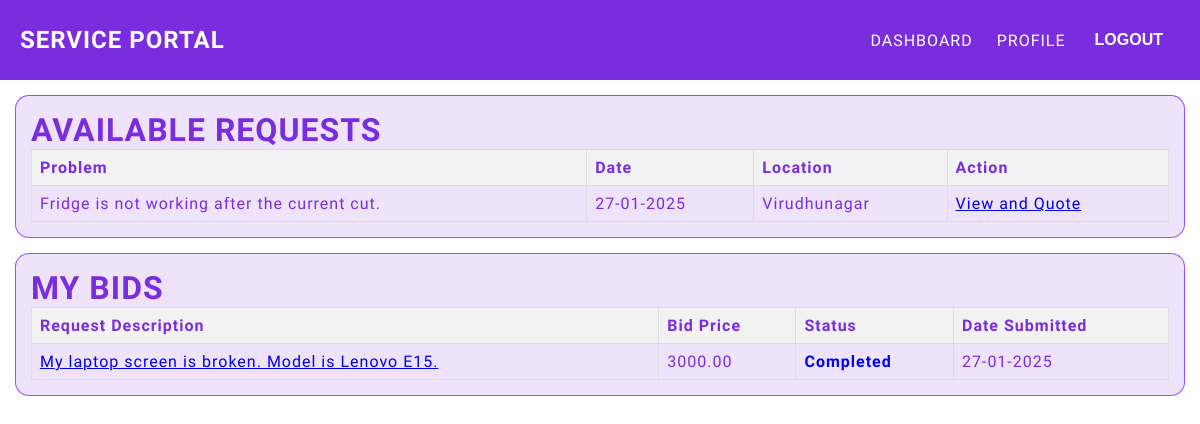
Page /service/provider/ (signed in) on the committed database.
### service_portal_app/models.py (models this page shows, shortened)
class ServiceRequest(models.Model):
    STATUS_CHOICES = [
        ('Pending', 'Pending'),
        ('Canceled', 'Canceled'),
        ('Accepted', 'Accepted'),
        ('Completed', 'Completed'),
    ]
    request_id = models.AutoField(primary_key=True)
    customer = models.ForeignKey(
        Profile,
        on_delete=models.CASCADE,
        related_name='service_requests',
        limit_choices_to={'user_type': 'Customer'}
    )
    description = models.TextField()
    location = models.ForeignKey(
        Location,
        on_delete=models.SET_NULL,
        null=True,
        related_name='service_requests'
    )
    status = models.CharField(max_length=20, choices=STATUS_CHOICES, default='Pending')
    accepted_quote = models.OneToOneField(
        'Quote',
        on_delete=models.SET_NULL,
        null=True,
        blank=True,
        related_name='accepted_request'
    )
    created_at = models.DateTimeField(auto_now_add=True)
    class Meta:
        verbose_name = "Service Request"
        verbose_name_plural = "Service Requests"
        ordering = ['-created_at']

class Quote(models.Model):
    STATUS_CHOICES = [
        ('Pending', 'Pending'),
        ('Accepted', 'Accepted'),
        ('Canceled', 'Canceled'),
        ('Completed', 'Completed'),
    ]
    quote_id = models.AutoField(primary_key=True)
    service_request = models.ForeignKey(
        ServiceRequest,
        on_delete=models.CASCADE,
        related_name="quotes"
    )
    provider = models.ForeignKey(
        User,
        on_delete=models.CASCADE,
        related_name="submitted_quotes"
    )
    price = models.DecimalField(max_digits=10, decimal_places=2)
    comment = models.TextField(blank=True, null=True)
    availability_date = models.DateField(null=True, blank=True)
    created_at = models.DateTimeField(auto_now_add=True)
    status = models.CharField(max_length=20, choices=STATUS_CHOICES, default='Pending')
    class Meta:
        verbose_name = "Quote"
        verbose_name_plural = "Quotes"
        ordering = ['-created_at']

### users/models.py (models this page shows, shortened)
class Location(models.Model):
    location_id = models.AutoField(primary_key=True)  # Auto-incrementing unique ID
    city = models.CharField(max_length=100)  # Name of the city
    class Meta:
        verbose_name = "Location"
        verbose_name_plural = "Locations"
        ordering = ['city']

### service_portal_app/views.py (the view)
# urls.py: path("provider/",views.serv_dash,name="provider"),
@login_required
def serv_dash(request):
    service_requests = ServiceRequest.objects.filter(
        location=request.user.profile.location,
        status='Pending'
    ).exclude(
        quotes__provider=request.user  # Exclude requests with quotes from the current user
    )
    bids = Quote.objects.filter(provider=request.user).select_related('service_request').order_by('-created_at')
    return render(request, 'service_portal_app/service_provider_dashboard.html', {
        'service_requests': service_requests,'bids': bids
    })

### service_portal_app/templates/service_portal_app/service_provider_dashboard.html
{% extends "base.html" %}
{% block content %}
<div class="main_box2">
    <div class="full_width_box">
        <h1>AVAILABLE REQUESTS</h1>
        <table class="table">
            <tr>
                <th>Problem</th>
                <th>Date</th>
                <th>Location</th>
                <th>Action</th>
            </tr>
            {% for request in service_requests %}
            <tr>
                <td>{{request.description }}</td>
                <td>{{ request.created_at|date:"d-m-Y" }}</td>
                <td>{{ request.location.city }}</td>
                <td><a href="{% url 'Service Portal:quote_submission' request.request_id %}">View and Quote</a></td>
            </tr>
            {% empty %}
            <tr>
                <td colspan="4">No active requests found for your location.</td>
            </tr>
            {% endfor %}
        </table>
    </div>
    <div class="full_width_box">
        <h1>MY BIDS</h1>
        <table class="table">
            <tr>
                <th>Request Description</th>
                <th>Bid Price</th>
                <th>Status</th>
                <th>Date Submitted</th>
            </tr>
            {% for bid in bids %}
            <tr>
                <td>
                    <a href="{% url 'Service Portal:quote_submission' bid.service_request.request_id %}">
                        {{ bid.service_request.description }}
                    </a>
                </td>
                <td>{{ bid.price }}</td>
                <td>
                    {% if bid.service_request.status == 'Completed' %}
                        <span style="color: blue;"><strong>Completed</strong></span>
                    {% elif bid.service_request.accepted_quote and bid.service_request.accepted_quote.quote_id == bid.quote_id %}
                        <span style="color: green;"><strong>Accepted</strong></span>
                    {% else %}
                        <span style="color: red;">Not Accepted</span>
                    {% endif %}
                </td>
                <td>{{ bid.created_at|date:"d-m-Y" }}</td>
            </tr>
            {% empty %}
            <tr>
                <td colspan="4">You have not submitted any bids yet.</td>
            </tr>
            {% endfor %}
        </table>
    </div>
{% endblock content %}

### static/css/style.css (style rules this page uses)
* { padding: 0; margin: 0; }
body { font-family: "Jua", serif; font-weight: 400; font-style: normal; letter-spacing: 1px; }
.main_box2 { min-height: 90vh; overflow: hidden; }
.full_width_box { border: 1px solid rgba(110, 0, 255, 0.66); background-color: #7a2ddf21; width: calc(100% - 30px); max-width: 100%; height: auto; padding: 15px; margin: 15px auto; border-radius: 14px; color: #7A2DDF; box-sizing: border-box; overflow: auto; }

### rows in the picture
ServiceRequest: description "Fridge is not working after the current cut.", created_at "27-01-2025", location.city "Virudhunagar"
Quote: service_request.description "My laptop screen is broken. Model is Lenovo E15.", price "3000.00", shows "Completed", created_at "27-01-2025"
